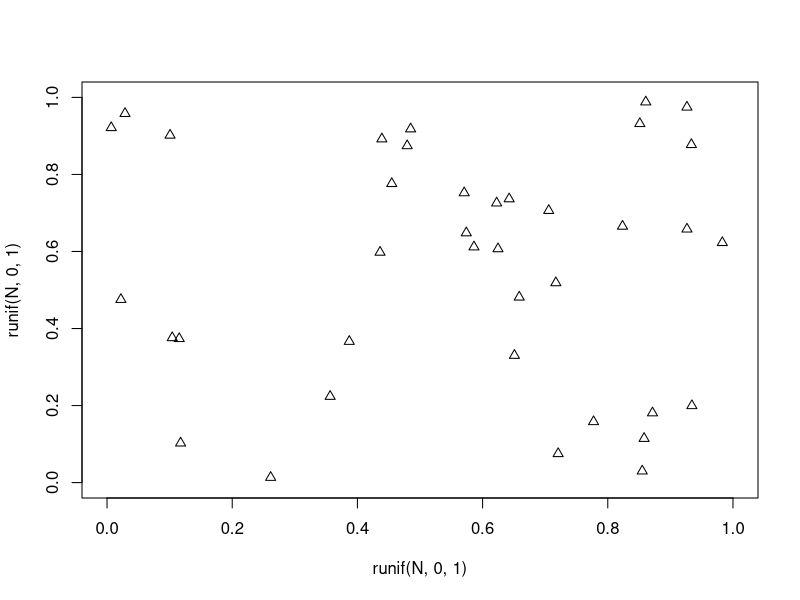

Recreate this plot in R.
# 1.
lambda = 36
# (b)
sizeA <- 0.4^2; sizeD <- 0.2^2; sizeB <- sizeA - sizeD
cat(sprintf("The probability of exactly 4 trees in the two squares simultaneously\n\t= %f\n",
		sum(sapply(0:4, function(k) dpois(k, lambda * sizeD) * dpois(4 - k, lambda * sizeB)^2))))

# (c) Plot simulated trees
N <- rpois(1, lambda * 1^2) # Number of points
# Conditioning on n, the location of points are uniformly distributed
plot(x = runif(N, 0, 1), y = runif(N, 0, 1),
	pch = 2, xlim = c(0, 1), ylim = c(0, 1))
